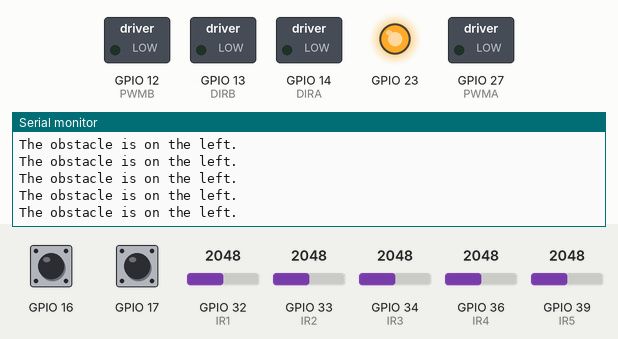
Bench run of a sketch on a simulated ESP32. Parts: switched loads named in the sketch (green lamp = pin HIGH), output pins drawn as LEDs (lit = HIGH), the last lines printed to the serial monitor. Inputs (shaded band) come from the test bench; at power-on: GPIO 34 (IR3) = 2048, GPIO 32 (IR1) = 2048, GPIO 36 (IR4) = 2048, GPIO 16 HIGH, GPIO 17 HIGH, GPIO 33 (IR2) = 2048, GPIO 39 (IR5) = 2048.

Above: at 1.2 s.
1.3 s: GPIO 34 (IR3) set to 2080
At 1.42 s:
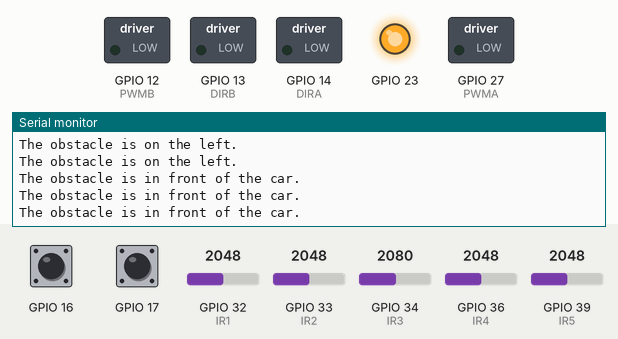
3.2 s: GPIO 32 (IR1) set to 2111
6.2 s: GPIO 36 (IR4) set to 2083
At 6.9 s:
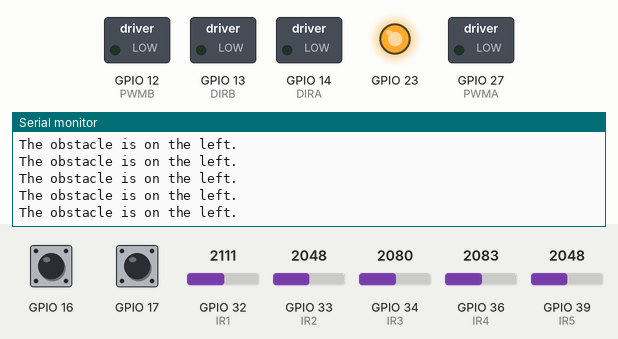
9.2 s: GPIO 36 (IR4) set to 2155
At 9.9 s:
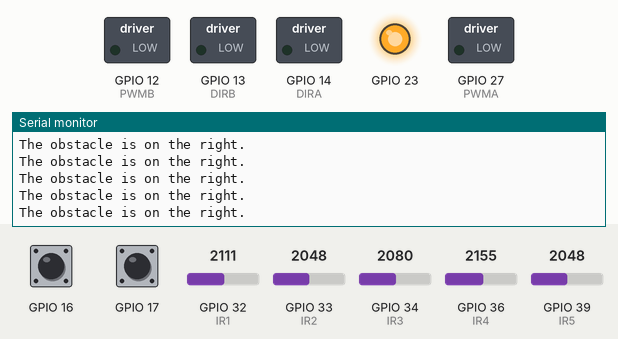

Measured:
- the behaviour switches between 2048 and 2049 on GPIO 34 (IR3) (found by bisection; images 0 and 1)
- the behaviour switches between 2111 and 2112 on GPIO 36 (IR4) (found by bisection; images 2 and 3)
- after the input at 1.3 s, the serial monitor: prints a new line at once (image 1)
- after the input at 9.2 s, the serial monitor: prints a new line at once (image 3)

The sketch:

obstacle_detection.ino
```cpp
#define PWMA 27
#define DIRA 14
#define PWMB 12
#define DIRB 13
#define IR1 32
#define IR2 33
#define IR3 34
#define IR4 36
#define IR5 39


struct Tick {
  const uint8_t PIN;
  uint32_t numberTicks;
  bool tickOn;
};

Tick encoder1 = {16, 0, false};
Tick encoder2 = {17, 0, false};

void IRAM_ATTR isr() {
  encoder1.numberTicks += 1;
  encoder1.tickOn = true;
}
void IRAM_ATTR isr2() {
  encoder2.numberTicks += 1;
  encoder2.tickOn = true;
}


void setup() {
  pinMode(23, OUTPUT);

  analogSetWidth(12);
  analogSetPinAttenuation(IR1, ADC_11db);
  analogSetPinAttenuation(IR2, ADC_11db);
  analogSetPinAttenuation(IR3, ADC_11db);
  analogSetPinAttenuation(IR4, ADC_11db);
  analogSetPinAttenuation(IR5, ADC_11db);


  Serial.begin(9600);

  // pinMode( PWMA, OUTPUT);
  pinMode( DIRA, OUTPUT);
  // pinMode( PWMB, OUTPUT);
  pinMode( DIRB, OUTPUT);

  ledcAttachPin(PWMA, 1); // assign RGB led pins to channels
  ledcAttachPin(PWMB, 2);
  // Initialize channels
  // channels 0-15, resolution 1-16 bits, freq limits depend on resolution
  // ledcSetup(uint8_t channel, uint32_t freq, uint8_t resolution_bits);
  ledcSetup(1, 12000, 8); // 12 kHz PWM, 8-bit resolution
  ledcSetup(2, 12000, 8);


  pinMode(encoder1.PIN, INPUT_PULLUP);
  pinMode(encoder2.PIN, INPUT_PULLUP);
  attachInterrupt(encoder1.PIN, isr, FALLING);
  attachInterrupt(encoder2.PIN, isr2, FALLING);

  digitalWrite(23, HIGH);
  delay(10);

}

void loop() {


  int reading1 = analogRead(IR1);
  int reading2 = analogRead(IR2);
  int reading3 = analogRead(IR3);
  int reading4 = analogRead(IR4);
  int reading5 = analogRead(IR5);
//  Serial.print("Reading1: ");
//  Serial.print(reading1);
//  Serial.print("\t Reading2: ");
//  Serial.print(reading2);
//  Serial.print("\t Reading3: ");
//  Serial.print(reading3);
//  Serial.print("\t Reading4: ");
//  Serial.print(reading4);
//  Serial.print("\t Reading5: ");
//  Serial.print(reading5);
//  Serial.println();

  int max_left = max(reading1, reading2);
  int max_right = max(reading4, reading5);
  int max_one = max(reading3, max_left);
  int max_value = max(max_one, max_right);
  if (max_value == reading1 || max_value == reading2) {
    Serial.println("The obstacle is on the left.");
  } else if (max_value == reading3) {
    Serial.println("The obstacle is in front of the car. ");
  } else if (max_value == reading4 || max_value == reading5) {
    Serial.println("The obstacle is on the right. ");
  }


}


void motorA ( int speed, int direction) {
  if (direction) {
    digitalWrite(DIRA, HIGH);
    ledcWrite(1, 255 - speed);

    // sigmaDeltaWrite(0, 255 - speed);
  }
  else {
    digitalWrite(DIRA, LOW);
    //sigmaDeltaWrite(0, speed);
    ledcWrite(1, speed);
  }
}

void motorB ( int speed, int direction) {
  if (direction) {
    digitalWrite(DIRB, HIGH);
    //sigmaDeltaWrite(3, 255 - speed);
    ledcWrite(2, 255 - speed);
  }
  else {
    digitalWrite(DIRB, LOW);
    //sigmaDeltaWrite(3, speed);
    ledcWrite(2, speed);
  }
}
```
